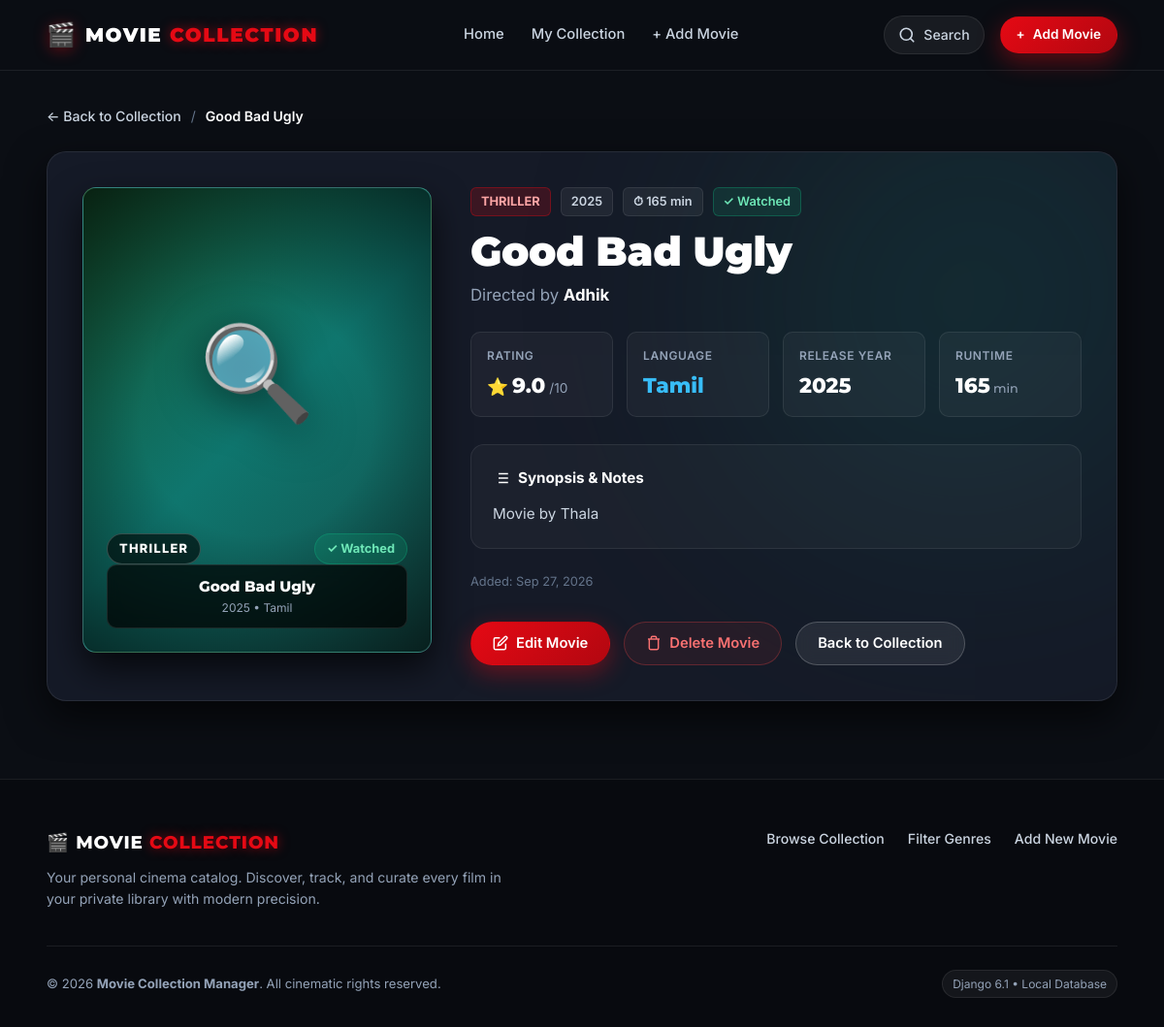
Page /movie/9/ on the committed database.
### movies/models.py (models this page shows, shortened)
class Movie(models.Model):
    GENRE_CHOICES = [
        ('Action', 'Action'),
        ('Comedy', 'Comedy'),
        ('Drama', 'Drama'),
        ('Horror', 'Horror'),
        ('Romance', 'Romance'),
        ('Sci-Fi', 'Sci-Fi'),
        ('Thriller', 'Thriller'),
        ('Other', 'Other'),
    ]
    LANGUAGE_CHOICES = [
        ('English', 'English'),
        ('Tamil', 'Tamil'),
        ('Hindi', 'Hindi'),
        ('Telugu', 'Telugu'),
        ('Malayalam', 'Malayalam'),
        ('Kannada', 'Kannada'),
        ('Other', 'Other'),
    ]
    title = models.CharField(max_length=200)
    director = models.CharField(max_length=100)
    genre = models.CharField(
        max_length=20,
        choices=GENRE_CHOICES
    )
    language = models.CharField(
        max_length=20,
        choices=LANGUAGE_CHOICES
    )
    release_year = models.PositiveIntegerField()
    rating = models.FloatField(
        validators=[
            MinValueValidator(0),
            MaxValueValidator(10)
        ]
    )
    duration = models.PositiveIntegerField(
        help_text="Duration in minutes"
    )
    watched = models.BooleanField(default=False)
    description = models.TextField(
        blank=True
    )
    created_at = models.DateTimeField(
        auto_now_add=True
    )
    updated_at = models.DateTimeField(
        auto_now=True
    )

### movies/views.py (the view)
# urls.py: path('movie/<int:pk>/', views.movie_detail, name='movie_detail'),
def movie_detail(request, pk):
    movie = get_object_or_404(Movie, pk=pk)
    return render(
        request,
        'movies/movie_detail.html',
        {'movie': movie}
    )

### movies/templates/movies/movie_detail.html (shortened to what this page needs)
{% extends 'movies/base.html' %}
{% block content %}
<div class="container detail-page-container">
    <nav class="breadcrumb-bar" aria-label="Breadcrumb">
        <a href="{% url 'movie_list' %}" class="breadcrumb-link">← Back to Collection</a>
        <span class="breadcrumb-separator">/</span>
        <span class="breadcrumb-current">{{ movie.title }}</span>
    </nav>
    <div class="movie-detail-card">
        <div class="detail-ambient-backdrop poster-genre-{{ movie.genre|lower }}" aria-hidden="true"></div>
        <div class="detail-layout">
            <div class="detail-poster-col">
                <div class="detail-poster-frame poster-genre-{{ movie.genre|lower }}">
                    <div class="detail-poster-pattern"></div>
                    <div class="detail-genre-icon">
                        {% if movie.genre == "Action" %}💥
                        {% elif movie.genre == "Comedy" %}😂
                        {% elif movie.genre == "Drama" %}🎭
                        {% elif movie.genre == "Horror" %}👻
                        {% elif movie.genre == "Romance" %}💖
                        {% elif movie.genre == "Sci-Fi" %}🚀
                        {% elif movie.genre == "Thriller" %}🔍
                        {% else %}🎬{% endif %}
                    </div>
                    <div class="detail-poster-badge-top">
                        <span class="genre-pill-glow">{{ movie.genre }}</span>
                        {% if movie.watched %}
                            <span class="status-pill status-watched">✓ Watched</span>
                        {% else %}
                            <span class="status-pill status-unwatched">○ Unwatched</span>
                        {% endif %}
                    </div>
                    <div class="detail-poster-footer">
                        <div class="poster-title-watermark">{{ movie.title }}</div>
                        <div class="poster-subline">{{ movie.release_year }} • {{ movie.language }}</div>
                    </div>
                </div>
            </div>
            <div class="detail-info-col">
                <div class="detail-header-group">
                    <div class="detail-tag-row">
                        <span class="tag-accent">{{ movie.genre }}</span>
                        <span class="tag-year">{{ movie.release_year }}</span>
                        <span class="tag-duration">⏱ {{ movie.duration }} min</span>
                        {% if movie.watched %}
                            <span class="tag-watched">✓ Watched</span>
                        {% else %}
                            <span class="tag-unwatched">○ Unwatched</span>
                        {% endif %}
                    </div>
                    <h1 class="detail-title">{{ movie.title }}</h1>
                    <div class="detail-director-row">
                        <span class="label-muted">Directed by</span>
                        <strong class="director-name">{{ movie.director }}</strong>
                    </div>
                </div>
                <div class="detail-stats-grid">
                    <div class="metric-box">
                        <span class="metric-title">Rating</span>
                        <div class="metric-value-row">
                            <span class="star-gold">⭐</span>
                            <strong class="metric-val">{{ movie.rating }}</strong>
                            <span class="metric-max">/10</span>
                        </div>
                    </div>
                    <div class="metric-box">
                        <span class="metric-title">Language</span>
                        <strong class="metric-val text-cyan">{{ movie.language }}</strong>
                    </div>
                    <div class="metric-box">
                        <span class="metric-title">Release Year</span>
                        <strong class="metric-val">{{ movie.release_year }}</strong>
                    </div>
                    <div class="metric-box">
                        <span class="metric-title">Runtime</span>
                        <strong class="metric-val">{{ movie.duration }}<span class="metric-unit">min</span></strong>
                    </div>
                </div>
                <div class="detail-synopsis-card">
                    <h3 class="synopsis-heading">
                        <span>Synopsis & Notes</span>
                    </h3>
                    {% if movie.description %}
                        <p class="synopsis-body">{{ movie.description }}</p>
                    {% else %}
                        <p class="synopsis-empty">No detailed overview has been documented for this title yet. You can add synopsis notes by clicking edit below.</p>
                    {% endif %}
                </div>
                <div class="detail-timestamps">
                    <span>Added: {{ movie.created_at|date:"M d, Y" }}</span>
                </div>
                <div class="detail-action-buttons">
                    <a href="{% url 'movie_update' movie.pk %}" class="btn btn-primary btn-md">
                        <svg width="16" height="16" viewBox="0 0 24 24" fill="none" stroke="currentColor" stroke-width="2.2">
                            <path d="M11 4H4a2 2 0 0 0-2 2v14a2 2 0 0 0 2 2h14a2 2 0 0 0 2-2v-7"></path>
                            <path d="M18.5 2.5a2.121 2.121 0 0 1 3 3L12 15l-4 1 1-4 9.5-9.5z"></path>
                        </svg>
                        <span>Edit Movie</span>
                    </a>
                    <a href="{% url 'movie_delete' movie.pk %}" class="btn btn-danger-outline btn-md">
                        <svg width="16" height="16" viewBox="0 0 24 24" fill="none" stroke="currentColor" stroke-width="2.2">
                            <polyline points="3 6 5 6 21 6"></polyline>
                            <path d="M19 6v14a2 2 0 0 1-2 2H7a2 2 0 0 1-2-2V6m3 0V4a2 2 0 0 1 2-2h4a2 2 0 0 1 2 2v2"></path>
                        </svg>
                        <span>Delete Movie</span>
                    </a>
                    <a href="{% url 'movie_list' %}" class="btn btn-secondary btn-md">
                        <span>Back to Collection</span>
                    </a>
                </div>
            </div>
        </div>
    </div>
</div>
{% endblock %}

### rows in the picture
Movie: title "Good Bad Ugly", genre "THRILLER", release_year "2025", language "Tamil", duration "165", director "Adhik", rating "9.0", description "Movie by Thala", created_at "Sep 27, 2026"
